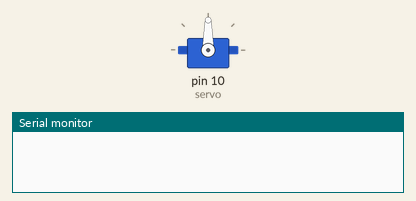
Bench run of a sketch on a simulated Arduino Uno, built with avr-gcc and run on an emulated ATmega328P. On the bench: servo, the last lines printed to the serial monitor.

Above: at 0.1 s.
At 9.1 s:
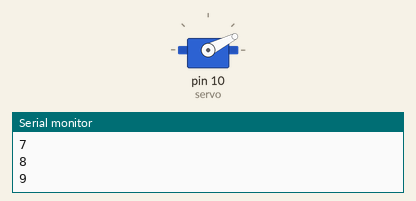
At 19.1 s:
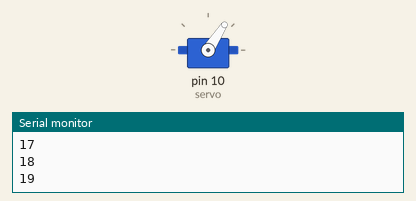
At 39.1 s:
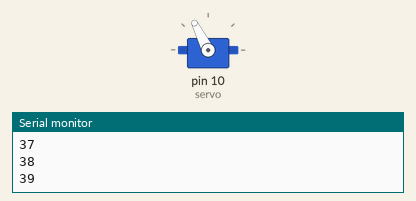
Timing chart, 0 to 40.0 s (numbered marks = the images above):
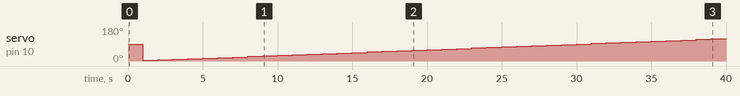

The sketch:

Exercise_2.ino
```cpp
// (C) Emma Litvin, Nicole Quinstedt. Group: 11 (2023)
// Work package 4
// Exercise 2
// Submission code: xxxxx

/*------------------------------------------------------------------------------------------
  Exercise 2: The system implements an analog timer (seconds only), using interrupts on timer
  and a motor module to move (Micro Servo in TinkerCad).
  At the same time as the motor moves, the program sends the time to the serial port.
-------------------------------------------------------------------------------------------*/

// Include section
#include <Servo.h>

// Variable declaration
Servo servo;
int counter = 0;                      // Counter for timer2
int second = 0;                       // Second counter
int post = 0;                         // Position counter
int forward = 1;                      // Boolean for servo motor direction

// Function that executes only once each time it is reset or turned on
void setup() {
  servo.attach(10);                   // Connect the servo to pin 10
  Serial.begin(9600);                 // Establish serial communication between Arduino board and other components with baud rate
  cli();
    // Set timer2 interrupt at 8kHz
    TCCR2A = 0;                       // Set entire TCCR2A register to 0
    TCCR2B = 0;                       // Same for TCCR2B
    TCNT2  = 0;                       // Initialize counter value to 0
    // Set compare match register for 8khz increments
    OCR2A = 249;                      // = (1610^6) / (8000*8) - 1 (must be <256)
    // Turn on CTC mode
    TCCR2A |= (1 << WGM21);
    // Set CS21 bit for 8 prescaler
    TCCR2B |= (1 << CS21);
    // Enable timer compare interrupt
    TIMSK2 |= (1 << OCIE2A);
  // Allow interrupts
  sei();
}

// Function that runs the code repeteadly
void loop() {
  // Using inperrupts doesn't require loop() function
}

// Interrupt Service Routine function - Interrupt handler
ISR(TIMER2_COMPA_vect)
{
  // Counter increase by 1
  counter++;
  // Since timer2 at 8 khz is used, the counter reaches 8000 every second
  // Case if counter 8000
  if(counter == 8000)
  {
    // Call timer function call to print the seconds
    timer();
    // Call funcation call to move the servo
    move();
    // Reset counter to 0
    counter = 0;
  }
}
// Function to move the servo motor
void move()
{
  // Case if forward direction is true
  if(forward)
  {
    // Increase position counter
  	post++;
  }
  // Case if forward if false
  else
  {
    // Decrease position counter
    post--;
  }
  // Get servo postion. Convert the input (post) of 0 to 60 range to an output (position) of range 0-180
  int position = map(post, 0, 60, 0, 180);
  // Set servo at position value
  servo.write(position);
}

// Function to track the seconds
void timer()
{
  // Increase second counter
  second++;
  // Case if amount of seconds equals to 60
  if (second == 60)
  {
    // Print seconds count in serial motitor console
    Serial.println(second);
    // Set second counter to 0
    second = 0;
    // Set forward to opossite opposite boolean value
    forward = !forward;
    // Set a delay of 900 milisecond, to make sure that the timer is synchronize with the tinkecad timer
    delay(900);
  }
  // Case if amount of seconds doesn't equal to 60
  else
  {
    // Print seconds count in serial motitor console
    Serial.println(second);
  }
}
```

Measured:
- by itself, servo on pin 10 (servo): 90° → 3° at 1.0 s, → 6° 1.0 s later, → 9° 1.0 s later, → 12° 1.0 s later, … (39 changes in this stretch)
